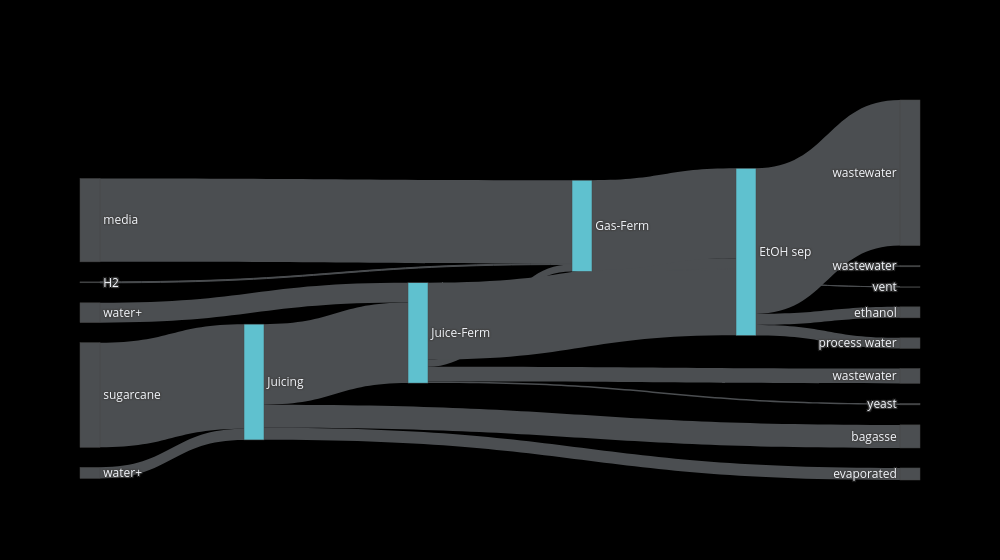

The code cell stored with this chart in its notebook:
### Code cell
create_sankey_plot('sugarcane/H2', width=1000, height=560)

### Figure 1 — Plotly figure (JSON) as saved in the notebook; plotly's stock layout.template omitted (floating-point values rounded to 4 significant figures)
{"data": [{"link": {"color": ["rgba(75, 78, 81, 1.0)", "rgba(75, 78, 81, 1.0)", "rgba(75, 78, 81, 1.0)", "rgba(75, 78, 81, 1.0)", "rgba(75, 78, 81, 1.0)", "rgba(75, 78, 81, 1.0)", "rgba(75, 78, 81, 1.0)", "rgba(75, 78, 81, 1.0)", "rgba(75, 78, 81, 1.0)", "rgba(75, 78, 81, 1.0)", "rgba(75, 78, 81, 1.0)", "rgba(75, 78, 81, 1.0)", "rgba(75, 78, 81, 1.0)", "rgba(75, 78, 81, 1.0)", "rgba(75, 78, 81, 1.0)", "rgba(75, 78, 81, 1.0)", "rgba(75, 78, 81, 1.0)", "rgba(75, 78, 81, 1.0)"], "source": [0, 1, 1, 2, 4, 5, 6, 7, 8, 0, 2, 1, 3, 3, 0, 2, 3, 1], "target": [1, 2, 3, 3, 2, 0, 0, 1, 2, 9, 10, 11, 12, 13, 14, 15, 16, 17], "value": [85430.0, 7374.0, 81700.0, 95530.0, 88460.0, 111100.0, 11750.0, 21040.0, 1002.0, 12770.0, 1316.0, 15830.0, 154500.0, 11680.0, 24490.0, 3.277, 11300.0, 1572.0]}, "node": {"color": ["rgba(95, 193, 207, 1.0)", "rgba(95, 193, 207, 1.0)", "rgba(95, 193, 207, 1.0)", "rgba(95, 193, 207, 1.0)", "rgba(75, 78, 81, 1.0)", "rgba(75, 78, 81, 1.0)", "rgba(75, 78, 81, 1.0)", "rgba(75, 78, 81, 1.0)", "rgba(75, 78, 81, 1.0)", "rgba(75, 78, 81, 1.0)", "rgba(75, 78, 81, 1.0)", "rgba(75, 78, 81, 1.0)", "rgba(75, 78, 81, 1.0)", "rgba(75, 78, 81, 1.0)", "rgba(75, 78, 81, 1.0)", "rgba(75, 78, 81, 1.0)", "rgba(75, 78, 81, 1.0)", "rgba(75, 78, 81, 1.0)"], "label": ["Juicing", "Juice-Ferm", "Gas-Ferm", "EtOH sep", "media", "sugarcane", "water+", "water+", "H2", "evaporated", "wastewater", "wastewater", "wastewater", "ethanol", "bagasse", "vent", "process water", "yeast"]}, "orientation": "h", "type": "sankey"}], "layout": {"font": {"size": 12}, "height": 560, "paper_bgcolor": "#000000", "width": 1000}}
